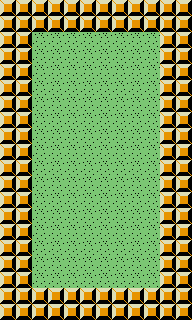

This is a level from a 2D game, rendered from its Tiled map with the project's own tilesets. A one-line summary and the complete map file follow:
An orthogonal 12x20 tile map with 16x16 px tiles, 2 tile layers (ground, object).

<map version="1.2" tiledversion="1.2.3" orientation="orthogonal" renderorder="right-down" width="12" height="20" tilewidth="16" tileheight="16" infinite="0" nextlayerid="18" nextobjectid="39">
 <tileset firstgid="1" name="tileset" tilewidth="16" tileheight="16" tilecount="30" columns="10">
  <image source="tile.png" width="160" height="48" />
 </tileset>
 <layer id="17" name="ground" width="12" height="20">
  <data encoding="csv">
3,3,3,3,3,3,3,3,3,3,3,3,
3,2,2,2,2,2,2,2,2,2,2,3,
3,2,3,3,3,3,3,3,3,3,2,3,
3,2,3,3,3,3,3,3,3,3,2,3,
3,2,3,3,3,3,3,3,3,3,2,3,
3,2,3,3,3,3,3,3,3,3,2,3,
3,2,3,3,3,3,3,3,3,3,2,3,
3,2,3,3,3,3,3,3,3,3,2,3,
3,2,3,3,3,3,3,3,3,3,2,3,
3,2,3,3,3,3,3,3,3,3,2,3,
3,2,3,3,3,3,3,3,3,3,2,3,
3,2,3,3,3,3,3,3,3,3,2,3,
3,2,3,3,3,3,3,3,3,3,2,3,
3,2,3,3,3,3,3,3,3,3,2,3,
3,2,3,3,3,3,3,3,3,3,2,3,
3,2,3,3,3,3,3,3,3,3,2,3,
3,2,3,3,3,3,3,3,3,3,2,3,
3,2,3,3,3,3,3,3,3,3,2,3,
3,2,2,2,2,2,2,2,2,2,2,3,
3,3,3,3,3,3,3,3,3,3,3,3
</data>
 </layer>
 <layer id="16" name="object" width="12" height="20">
  <data encoding="csv">
2,2,2,2,2,2,2,2,2,2,2,2,
2,0,0,0,0,0,0,0,0,0,0,2,
2,0,0,0,0,0,0,0,0,0,0,2,
2,0,0,0,0,0,0,0,0,0,0,2,
2,0,0,0,0,0,0,0,0,0,0,2,
2,0,0,0,0,0,0,0,0,0,0,2,
2,0,0,0,0,0,0,0,0,0,0,2,
2,0,0,0,0,0,0,0,0,0,0,2,
2,0,0,0,0,0,0,0,0,0,0,2,
2,0,0,0,0,0,0,0,0,0,0,2,
2,0,0,0,0,0,0,0,0,0,0,2,
2,0,0,0,0,0,0,0,0,0,0,2,
2,0,0,0,0,0,0,0,0,0,0,2,
2,0,0,0,0,0,0,0,0,0,0,2,
2,0,0,0,0,0,0,0,0,0,0,2,
2,0,0,0,0,0,0,0,0,0,0,2,
2,0,0,0,0,0,0,0,0,0,0,2,
2,0,0,0,0,0,0,0,0,0,0,2,
2,0,0,0,0,0,0,0,0,0,0,2,
2,2,2,2,2,2,2,2,2,2,2,2
</data>
 </layer>
</map>
